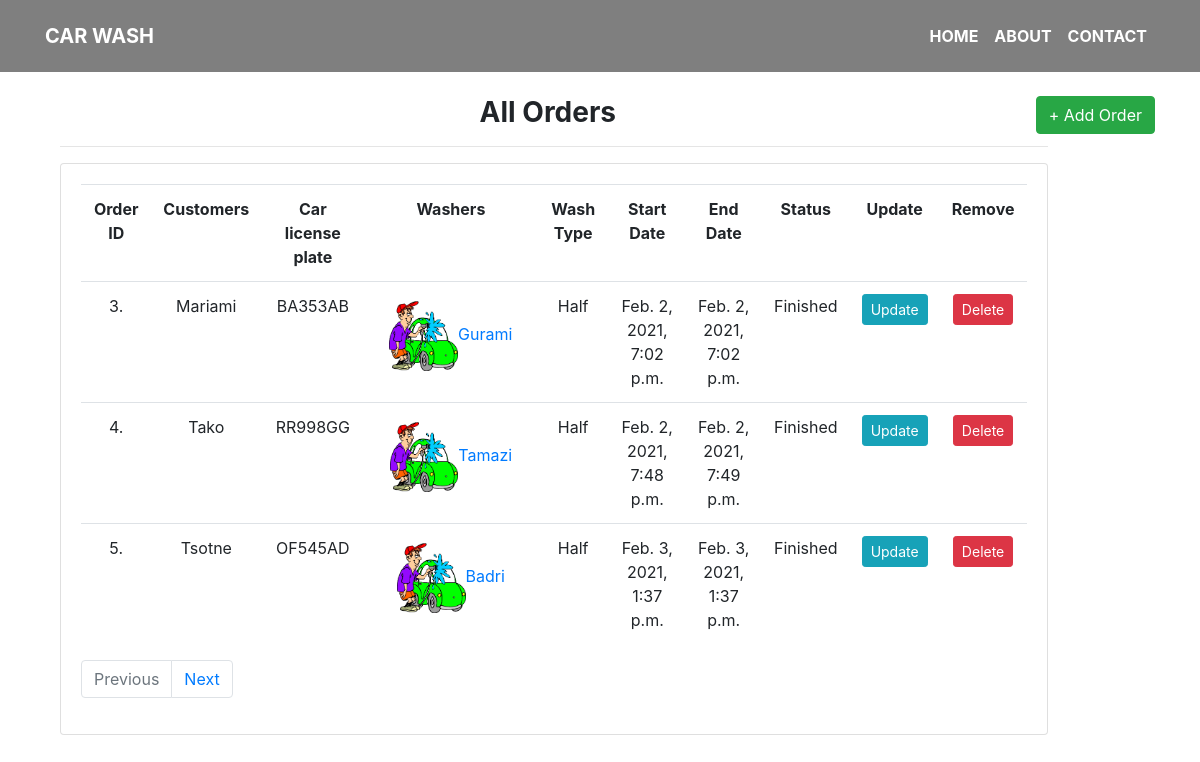
The app's page /order_list/?page=3, older data.
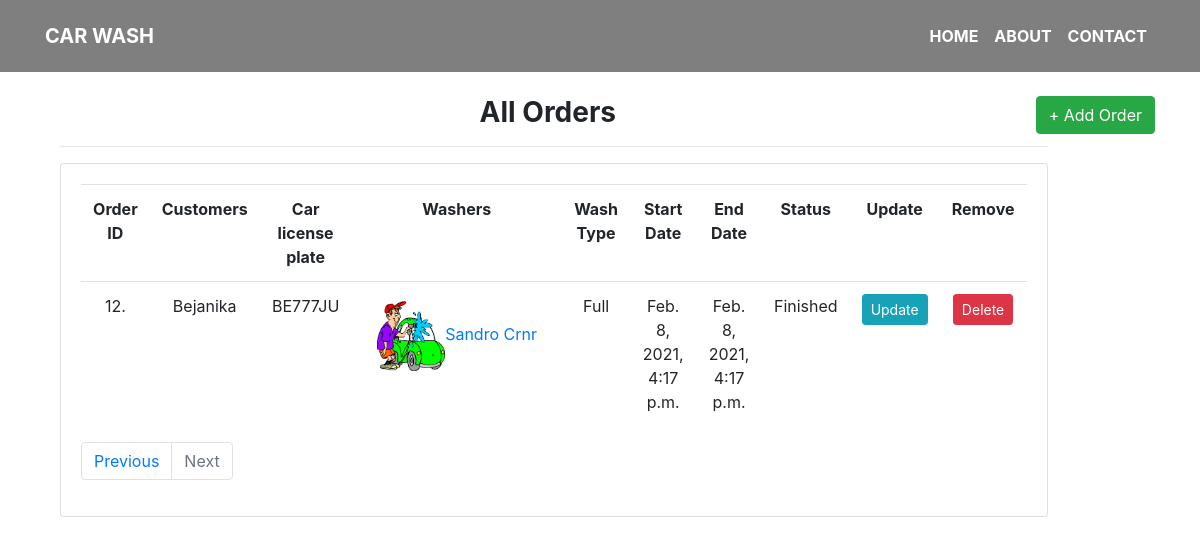
The same page, newer data.
### car_wash/models.py (models this page shows, shortened)
class Order(models.Model):
    car = models.ForeignKey(Car, on_delete=models.PROTECT, related_name='orders', default=None)
    washer = models.ForeignKey(CarWasher, on_delete=models.CASCADE, related_name='orders')
    customer = models.ForeignKey(Customer, on_delete=models.SET_NULL, null=True, related_name='orders')
    wash_type = models.ForeignKey(WashType, on_delete=models.PROTECT, related_name='orders', default=None)
    order_price = models.DecimalField(max_digits=4, decimal_places=2, verbose_name=_("Price"), default=None, blank=True)
    created_date = models.DateTimeField(auto_now=True, verbose_name=_("Created Date"))
    order_start_date = models.DateTimeField(verbose_name=_("Start time"))
    order_end_date = models.DateTimeField(verbose_name=_("End time"))
    status = models.CharField(max_length=200, default=None)

class Customer(models.Model):
    name = models.CharField(max_length=200)
    def __str__(self):
        return self.name

class Car(models.Model):
    car_type = models.ForeignKey(CarType, on_delete=models.SET_NULL, null=True)
    license_plate = models.CharField(max_length=30, null=False)
    def __str__(self):
        return f"{self.license_plate}"

class CarWasher(models.Model):
    name = models.CharField(max_length=200)
    def __str__(self):
        return self.name

class WashType(models.Model):
    name = models.CharField(max_length=50, verbose_name=_("Name of wash type"))
    percentage = models.IntegerField(verbose_name=_("Base price percentage"), default=100)
    def __str__(self):
        return self.name

### car_wash/views.py (the view)
# urls.py: path('order_list/', name='order_list', view=order_list),
def order_list(request):
    orders = Order.objects.all()
    p = Paginator(orders, 3)
    page_num = request.GET.get('page', 1)
    try:
        page = p.page(page_num)
    except EmptyPage:
        page = p.page(1)
    if page.has_next():
        next_url = f'?page={page.next_page_number()}'
    else:
        next_url = ''
    if page.has_previous():
        prev_url = f'?page={page.previous_page_number()}'
    else:
        prev_url = ''
    return render(request, 'order_list.html',
                  {
                      'orders': page,
                      'next_page_url': next_url,
                      'prev_page_url': prev_url
                  })

### car_wash/templates/order_list.html (shortened to what this page needs)
{% extends 'base.html' %}
{% block body %}
{% load static %}
    <br>
    <br>
    <br>
    <br>
<a style='display:inline' class="btn btn-success float-right" href="{% url 'car_wash:create_order' %}" >+ Add Order</a>
<div class="col-md-11">
		<h3><strong>All Orders</strong></h3>
		<hr>
		<div class="card card-body">
            <table class="table">
				<tr>
                    <th>Order ID</th>
					<th>Customers</th>
					<th>Car license plate</th>
					<th>Washers</th>
					<th>Wash Type</th>
                    <th>Start Date</th>
					<th>End Date</th>
					<th>Status</th>
                    <th>Update</th>
					<th>Remove</th>
				</tr>
				{% for order in orders %}
					<tr>
                        <td>{{ order.pk }}.</td>
						<td>{{ order.customer }}</td>
						<td>{{ order.car }}</td>
						<td><a href="{% url 'car_wash:washer-detail' order.washer.id %}" class="btn"><img src="{% static 'images/washer.png' %}" height="70">{{ order.washer }}</a></td>
						<td>{{ order.wash_type }}</td>
						<td>{{ order.order_start_date }}</td>
						<td>{{ order.order_end_date }}</td>
						<td>{{ order.status }}</td>
                        <td><a class="btn btn-sm btn-info" href="{% url 'car_wash:update_order' order.id %}" >Update</a></td>
						<td><a class="btn btn-sm btn-danger" href="{% url 'car_wash:delete_order' order.id %}" >Delete</a></td>
					</tr>
				{% endfor %}
			</table>
            <nav aria-label="...">
          <ul class="pagination">
            <li class="page-item {% if not prev_page_url %} disabled {% endif %}">
                <a class="page-link" href="{{ prev_page_url }}" tabindex="-1">Previous</a>
            </li>
                <li class="page-item {% if not next_page_url %} disabled {% endif %}">
                    <a class="page-link" href="{{ next_page_url }}">Next</a>
                </li>
          </ul>
        </nav>
		</div>
	</div>
{% endblock body %}

Row changes from the older to the newer data that the page shows:
no longer on this page (row unchanged): Order: pk "3", customer "Mariami", car "BA353AB", washer "Gurami", wash_type "Half", order_start_date "Feb. 2, 2021, 7:02 p.m.", order_end_date "Feb. 2, 2021, 7:02 p.m.", status "Finished"
no longer on this page (row unchanged): Order: pk "4", customer "Tako", car "RR998GG", washer "Tamazi", wash_type "Half", order_start_date "Feb. 2, 2021, 7:48 p.m.", order_end_date "Feb. 2, 2021, 7:49 p.m.", status "Finished"
no longer on this page (row unchanged): Order: pk "5", customer "Tsotne", car "OF545AD", washer "Badri", wash_type "Half", order_start_date "Feb. 3, 2021, 1:37 p.m.", order_end_date "Feb. 3, 2021, 1:37 p.m.", status "Finished"
added Order: pk "12", customer "Bejanika", car "BE777JU", washer "Sandro Crnr", wash_type "Full", order_start_date "Feb. 8, 2021, 4:17 p.m.", order_end_date "Feb. 8, 2021, 4:17 p.m.", status "Finished"
